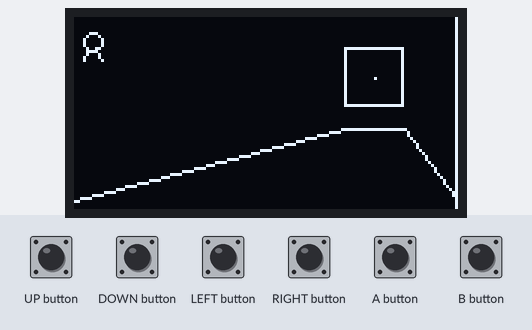
The sketch below on a simulated Arduboy, built with avr-gcc and run on an emulated ATmega32U4. Shown: 128×64 one-colour display. The test bench sets the inputs (shaded band).

Above: at 1.2 s.
1.3 s: LEFT button pressed for 0.15 s
At 2.7 s:
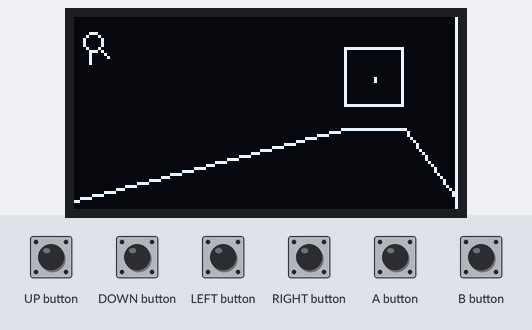
2.9 s: RIGHT button pressed for 0.15 s
At 3.46 s:
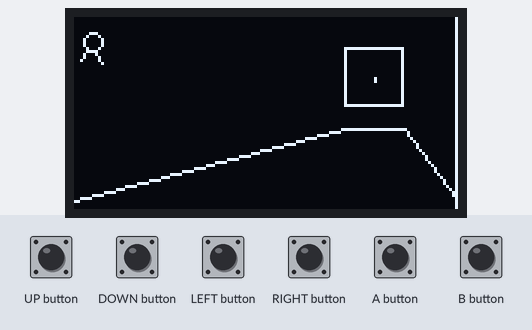
3.6 s: A button pressed for 0.15 s
At 3.69 s:
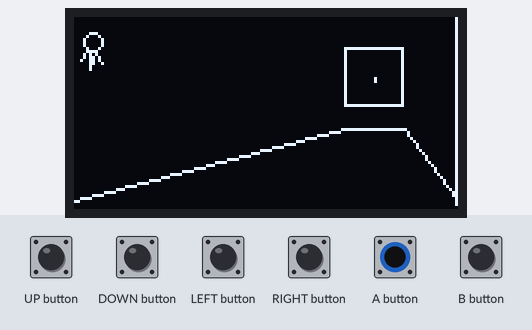
4.3 s: LEFT button pressed for 1 s
At 5.7 s:
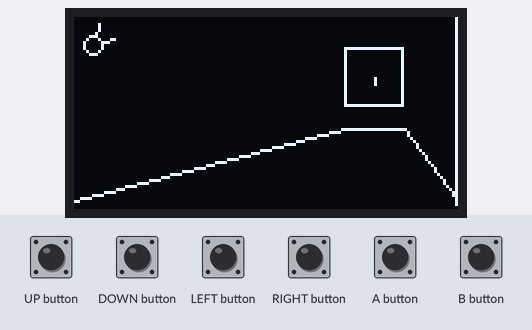
5.9 s: RIGHT button pressed for 1 s
At 7.12 s:
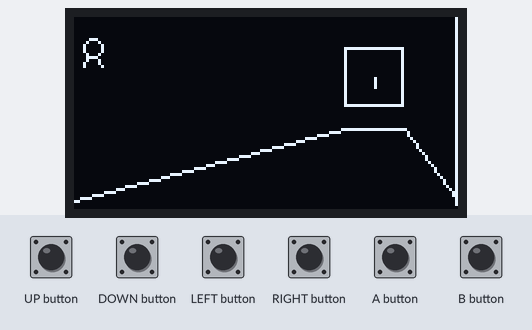
8.4 s: A button pressed for 1 s
At 9.67 s:
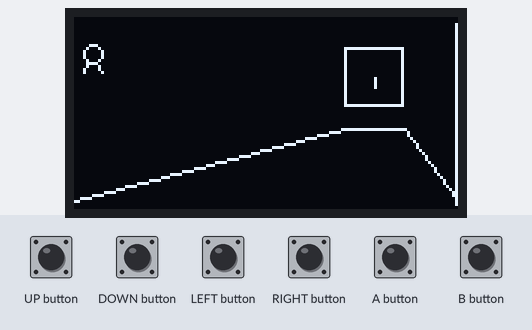
Timing chart, 0 to 11.0 s (numbered marks = the images above; inputs shaded):
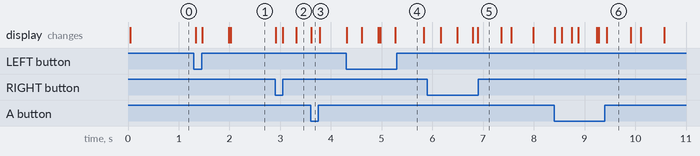

Measured:
- after the input at 2.9 s, the display: first changes at once (image 2 shows a later state)

The sketch:

apollo.ino
```cpp
#include "Lander.h"
#include "HUD.h"
#include "Map.h"
#include "Levels.h"

Arduboy2 arduboy;
Lander lander;
HUD hud;
Map gamemap;

float theta;

void setup()
{
    arduboy.begin();
    arduboy.setFrameRate(30);
    lander.Set(64, 32, 0, 0, 0, 1000);
    gamemap.Set(SUPERFLAT, sizeof(SUPERFLAT)/sizeof(*SUPERFLAT));
}

void loop()
{
    //Wait for a new frame
    if(!arduboy.nextFrame())
        return;

    arduboy.clear();  //Clear the Screen
    arduboy.pollButtons();  //Update the Buttons

    if(gamemap.Altitude(lander.x, lander.y) > SCREEN_HEIGHT*0.75)
    {
        lander.Update(arduboy, MAP_WIDTH, MAP_HEIGHT, 0, 0);
        gamemap.Draw(arduboy, MAP_WIDTH, MAP_HEIGHT, 0, 0);
    }
    else
    {
        lander.Update(arduboy, SCREEN_WIDTH, SCREEN_HEIGHT, lander.x-((float)SCREEN_WIDTH/2), (lander.y + gamemap.Altitude(lander.x, lander.y)) - (SCREEN_HEIGHT*0.75));
        gamemap.Draw(arduboy, SCREEN_WIDTH, SCREEN_HEIGHT, lander.x-((float)SCREEN_WIDTH/2), (lander.y + gamemap.Altitude(lander.x, lander.y)) - (SCREEN_HEIGHT*0.75));
    }

    hud.Update(arduboy, lander);

    arduboy.display();
}
```

HUD.cpp
```cpp
#include "HUD.h"

void HUD::Update(Arduboy2 arduboy, Lander lander)
{
    //Draw fuel bar
    arduboy.fillRect(FUEL_X, 64 - 64*((float)lander.fuel/lander.max_fuel), FUEL_WIDTH, 64*((float)lander.fuel/lander.max_fuel));

    //Draw the motion indicator
    arduboy.drawRect(INDICATOR_X-INDICATOR_WIDTH, INDICATOR_Y-INDICATOR_WIDTH, 2*INDICATOR_WIDTH, 2*INDICATOR_WIDTH); //Outer Ring
    arduboy.drawLine(
        INDICATOR_X,
        INDICATOR_Y,
        (lander.dx>INDICATOR_MAX) ? (INDICATOR_X+INDICATOR_WIDTH) : ((lander.dx<-INDICATOR_MAX) ? (INDICATOR_X-INDICATOR_WIDTH) : (INDICATOR_X + (INDICATOR_WIDTH*lander.dx/INDICATOR_MAX))),
        (lander.dy>INDICATOR_MAX) ? (INDICATOR_Y+INDICATOR_WIDTH) : ((lander.dy<-INDICATOR_MAX) ? (INDICATOR_Y-INDICATOR_WIDTH) : (INDICATOR_Y + (INDICATOR_WIDTH*lander.dy/INDICATOR_MAX)))
    );


}
```

HUD.h
```cpp
#ifndef HUD_H
#define HUD_H

#include "Lander.h"
#include <Arduboy2.h>
#include "Parameters.h"

class HUD
{
    public:
        void Update(Arduboy2 arduboy, Lander lander);
};

#endif
```

Lander.cpp
```cpp
#include "Lander.h"

void Lander::Set(float x, float y, float dx, float dy, float theta, float max_fuel)
{
    this->x = x;
    this->y = y;
    this->dx = dx;
    this->dy = dy;
    this->theta = theta;
    this->max_fuel = max_fuel;
    this->fuel = max_fuel;
}

void Lander::Draw(Arduboy2 arduboy, unsigned short view_width, unsigned short view_height, unsigned short view_x, unsigned short view_y)
{
    //Draw the lander.  This avoids the use of sprites in favor of the library shape primitives.  Reason for this is simply that they make the math easier.

    //Draw the circular body.  The center of this is the center of the lander, as well as the point of rotation.
    arduboy.drawCircle((this->x-view_x)*((float)SCREEN_WIDTH/view_width), (this->y-view_y)*((float)SCREEN_HEIGHT/view_height), BODY_RADIUS);

    //Draw the left leg
    arduboy.drawLine(
        (this->x-view_x)*((float)SCREEN_WIDTH/view_width) - sin(this->theta + LEG_ANGLE)*BODY_RADIUS,
        (this->y-view_y)*((float)SCREEN_HEIGHT/view_height) + cos(this->theta + LEG_ANGLE)*BODY_RADIUS,
        (this->x-view_x)*((float)SCREEN_WIDTH/view_width) - sin(this->theta + LEG_ANGLE)*(LEG_LENGTH + BODY_RADIUS),
        (this->y-view_y)*((float)SCREEN_HEIGHT/view_height) + cos(this->theta + LEG_ANGLE)*(LEG_LENGTH + BODY_RADIUS)
    );

    //Draw the right leg
    arduboy.drawLine(
        (this->x-view_x)*((float)SCREEN_WIDTH/view_width) - sin(this->theta - LEG_ANGLE)*BODY_RADIUS,
        (this->y-view_y)*((float)SCREEN_HEIGHT/view_height) + cos(this->theta - LEG_ANGLE)*BODY_RADIUS,
        (this->x-view_x)*((float)SCREEN_WIDTH/view_width) - sin(this->theta - LEG_ANGLE)*(LEG_LENGTH + BODY_RADIUS),
        (this->y-view_y)*((float)SCREEN_HEIGHT/view_height) + cos(this->theta - LEG_ANGLE)*(LEG_LENGTH + BODY_RADIUS)
    );

    //Draw the flame, if we are thrusting.  I think this may look better filled in sometime in the future, but a line drawing is easier to create, and has more of that retro atari charm
    if(arduboy.pressed(THRUST_BUTTON) && this->fuel)
    {
        //Draw the left half of the flame
        arduboy.drawLine(
            (this->x-view_x)*((float)SCREEN_WIDTH/view_width) - sin(this->theta + FLAME_WIDTH)*BODY_RADIUS,
            (this->y-view_y)*((float)SCREEN_HEIGHT/view_height) + cos(this->theta + FLAME_WIDTH)*BODY_RADIUS,
            (this->x-view_x)*((float)SCREEN_WIDTH/view_width) - sin(this->theta)*(BODY_RADIUS+FLAME_LENGTH),
            (this->y-view_y)*((float)SCREEN_HEIGHT/view_height) + cos(this->theta)*(BODY_RADIUS+FLAME_LENGTH)
        );

        //Draw the right half of the flame
        arduboy.drawLine(
            (this->x-view_x)*((float)SCREEN_WIDTH/view_width) - sin(this->theta - FLAME_WIDTH)*BODY_RADIUS,
            (this->y-view_y)*((float)SCREEN_HEIGHT/view_height) + cos(this->theta - FLAME_WIDTH)*BODY_RADIUS,
            (this->x-view_x)*((float)SCREEN_WIDTH/view_width) - sin(this->theta)*(BODY_RADIUS+FLAME_LENGTH),
            (this->y-view_y)*((float)SCREEN_HEIGHT/view_height) + cos(this->theta)*(BODY_RADIUS+FLAME_LENGTH)
        );
    }
}

void Lander::Update(Arduboy2 arduboy, unsigned short view_width, unsigned short view_height, unsigned short view_x, unsigned short view_y)
{
    //Update Position
    this->x += dx;
    this->y += dy;

    //Update Velocity
    this->dx += arduboy.pressed(THRUST_BUTTON) && this->fuel ? sin(theta) * THRUST_ACCELERATION : 0;
    this->dy += GRAVITY_ACCELERATION - (arduboy.pressed(THRUST_BUTTON) && this->fuel ? (cos(theta) * THRUST_ACCELERATION) : 0);

    //Update Rotation
    this->theta -= arduboy.pressed(LEFT_BUTTON) ? ROTATION_SPEED : 0;
    this->theta += arduboy.pressed(RIGHT_BUTTON) ? ROTATION_SPEED : 0;

    //Update Fuel
    this->fuel -= arduboy.pressed(THRUST_BUTTON) && this->fuel ? 1 : 0;

    this->Draw(arduboy, view_width, view_height, view_x, view_y);
}
```

Lander.h
```cpp
#ifndef LANDER_H_
#define LANDER_H_
#include <Arduboy2.h>
#include "Parameters.h"

class Lander
{
    public:
        // State of the Lander.  While using floats is super memory-inefficient, I think I'm going to commit to them for the sake of making the math easier.  If I start to toe against hardware limits, I'll rethink this.
        float x;  //x position, in pixels
        float y;  //y position, in pixels
        float dx;  //x velocity, in pixels/frame
        float dy;  //y velocity, in pixels/frame
        float theta;  //Angle in radians from straight up (positive clockwise)
        unsigned short max_fuel;  //Maximum fuel.  Resettable to support different levels
        unsigned short fuel;  //Remaining Units of Fuel.  Lander is refilled whenever Set is called.

        void Set(float x, float y, float dx, float dy, float theta, float max_fuel);  //Set position of the lander, used for initial positioning
        void Update(Arduboy2 arduboy, unsigned short view_width, unsigned short view_height, unsigned short view_x, unsigned short view_y);  //Update the lander's state and draw it

    private:
        void Draw(Arduboy2 arduboy, unsigned short view_width, unsigned short view_height, unsigned short view_x, unsigned short view_y);  //Draw the lander
};

#endif
```

Levels.h
```cpp
#ifndef LEVELS_H
#define LEVELS_H

#include "Parameters.h"
#include "Arduino.h"

const unsigned short SUPERFLAT[] = {0, MAP_HEIGHT-10, 900, 150, 1100, 150, MAP_WIDTH, MAP_HEIGHT-10,};

#endif
```

Map.cpp
```cpp
#include "Map.h"

void Map::Set(const unsigned short *map, unsigned long map_length)
{
    this->map = map;
    this->map_length = map_length;
}

void Map::Draw(Arduboy2 arduboy, unsigned short view_width, unsigned short view_height, unsigned short view_x, unsigned short view_y)
{
    for(int i = 2; i < this->map_length; i+=2)  //For every line
    {
        arduboy.drawLine(
            (map[i-2]-view_x)*((float)SCREEN_WIDTH/view_width),
            (map[i-1]-view_y)*((float)SCREEN_HEIGHT/view_height),
            (map[i]-view_x)*((float)SCREEN_WIDTH/view_width),
            (map[i+1]-view_y)*((float)SCREEN_HEIGHT/view_height)
        );
    }
}

double Map::Altitude(double x, double y)
{
    double altitude = MAP_HEIGHT;  //Initialize to max altitude
    for(int i = 2; i < this->map_length; i+=2)  //For every line
    {
        if(map[i-2] < x && map[i] > x)  //If we are over/under the current segment
        {
            double ground_height = (x - map[i-2])*((double)map[i+1] - map[i-1])/((double)map[i] - map[i-2]) + map[i-1];  //Ground height at x
            if((ground_height - y) > 0 && (ground_height - y) < altitude)  //Find the lowest map point that we are actually over (avoid negative altitudes for overhangs)
            {
                altitude = ground_height - y;
            }
        }
    }

    return altitude;
}
```

Map.h
```cpp
#ifndef MAP_H
#define MAP_H

#include <Arduboy2.h>
#include "Parameters.h"

class Map
{

    public:
        void Set(const unsigned short *map, unsigned long map_length);
        void Draw(Arduboy2 arduboy, unsigned short view_width, unsigned short view_height, unsigned short view_x, unsigned short view_y);
        bool Collides(double x, double y);
        bool Collides(double x, double y, double radius);
        double Altitude(double x, double y);

    private:
        const unsigned short *map;
        unsigned long map_length;

};

#endif
```

Parameters.h
```cpp
#ifndef PARAMETERS_H
#define PARAMETERS_H

//Control Definitions
#define THRUST_BUTTON A_BUTTON

//Lander Body Definitions
#define BODY_RADIUS 3  //Radius of the circle that comprises the lander body (pixels)
#define LEG_LENGTH 4  //Length of the legs that stick out of the lander body (pixels)
#define LEG_ANGLE 0.5  //Angle that each leg sticks out, as referenced from straight down (radians)
#define FLAME_LENGTH 6  //Length of flame from lander body to tip (pixels)
#define FLAME_WIDTH 0.3  //Half-width of lander flame in radians on the body arc

//Lander Environment Definitions
#define ROTATION_SPEED 0.08  //Rotation of lander in radians per frame
#define GRAVITY_ACCELERATION 0.0005  //Acceleration of gravity in pixels per squared frame.  What a unit
#define THRUST_ACCELERATION 3*GRAVITY_ACCELERATION //Acceleration from thrust in pixels per squared frame.

//HUD Definitions
#define FUEL_WIDTH 2 //Width of the fuel bar (pixels)
#define FUEL_X 127 //X-location of the fuel bar (pixels).  No Y-location, since it takes the whole screen

//Indicator Definitions
#define INDICATOR_WIDTH 10 //Half-width of the indicator square
#define INDICATOR_MAX 0.3 //Velocity used for the outer ring of the motion indicator (pixels per frame)
#define INDICATOR_X 100 //X-location of the center of the indicator
#define INDICATOR_Y 20 //Y-Location of the center of the indicator

//Map Definitions
#define MAP_WIDTH 128*10  //Total Map Width (Pixels)
#define MAP_HEIGHT 64*4  //Total Map Height (Pixels)

//Camera Definitions Definitions
#define SCREEN_WIDTH 128  //Pixels
#define SCREEN_HEIGHT 64  //Pixels

#endif
```
